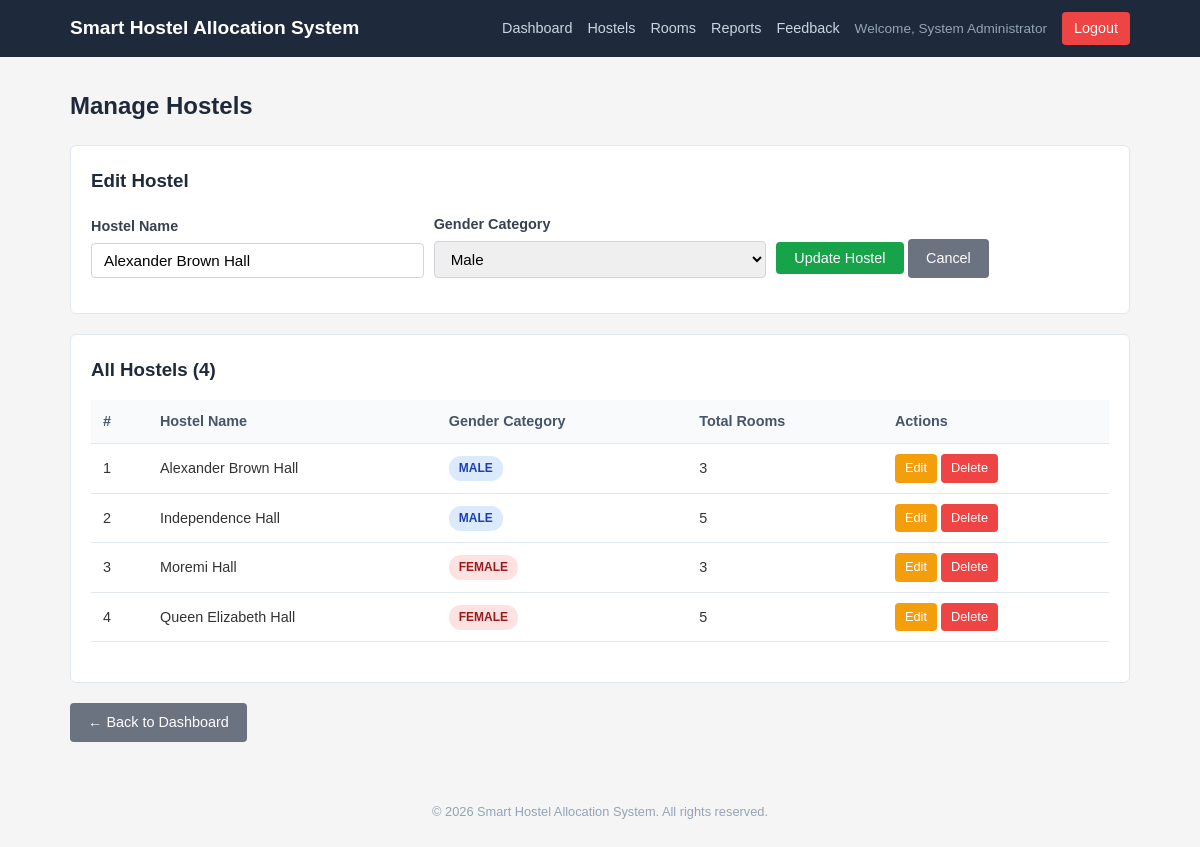
/old_php_version/admin/manage_hostels.php?edit=3 (signed in), run on the app's committed database.
### tables this page shows
CREATE TABLE IF NOT EXISTS hostels (
    hostel_id INT AUTO_INCREMENT PRIMARY KEY,
    hostel_name VARCHAR(100) NOT NULL,
    gender_category ENUM('Male', 'Female') NOT NULL,
    total_rooms INT NOT NULL DEFAULT 0,
    created_at DATETIME DEFAULT CURRENT_TIMESTAMP
);

### old_php_version/includes/functions.php (called while the page is built, shortened)
<?php
require_once __DIR__ . '/config.php';
function getAllHostels() {
    global $conn;
    $query = "SELECT * FROM hostels ORDER BY hostel_name ASC";
    $result = mysqli_query($conn, $query);
    $hostels = [];
    while ($row = mysqli_fetch_assoc($result)) {
        $hostels[] = $row;
    }
    return $hostels;
}
function getHostelById($hostelId) {
    global $conn;
    $hostelId = (int)$hostelId;
    $query = "SELECT * FROM hostels WHERE hostel_id = $hostelId LIMIT 1";
    $result = mysqli_query($conn, $query);
    return ($result && mysqli_num_rows($result) === 1) ? mysqli_fetch_assoc($result) : null;
}
function sanitize($str) {
    return htmlspecialchars($str, ENT_QUOTES, 'UTF-8');
}

### old_php_version/admin/manage_hostels.php (the view, shortened to what this page needs)
<?php
require_once __DIR__ . '/../includes/auth.php';
require_once __DIR__ . '/../includes/functions.php';
$editHostel = null;
if (isset($_GET['edit'])) {
    $editHostel = getHostelById((int)$_GET['edit']);
}
$hostels = getAllHostels();
include __DIR__ . '/../includes/header.php';
?>
<h1 class="page-title">Manage Hostels</h1>
<div class="card">
    <h3><?php echo $editHostel ? 'Edit Hostel' : 'Add New Hostel'; ?></h3>
    <form method="POST" action="" class="form-inline">
        <div class="form-group">
            <label for="hostel_name">Hostel Name</label>
            <input type="text" id="hostel_name" name="hostel_name" required
                   value="<?php echo $editHostel ? sanitize($editHostel['hostel_name']) : ''; ?>"
                   placeholder="e.g., Independence Hall">
        </div>
        <div class="form-group">
            <label for="gender_category">Gender Category</label>
            <select id="gender_category" name="gender_category" required>
                <option value="Male" <?php echo ($editHostel && $editHostel['gender_category'] === 'Male') ? 'selected' : ''; ?>>Male</option>
            </select>
        </div>
        <div class="form-group">
            <label>&nbsp;</label>
            <?php if ($editHostel): ?>
                <button type="submit" name="edit_hostel" class="btn btn-success">Update Hostel</button>
                <a href="<?php echo BASE_URL; ?>/admin/manage_hostels.php" class="btn btn-secondary">Cancel</a>
            <?php else: ?>
                <button type="submit" name="add_hostel" class="btn btn-primary">Add Hostel</button>
            <?php endif; ?>
        </div>
    </form>
</div>
<div class="card">
    <h3>All Hostels (<?php echo count($hostels); ?>)</h3>
    <?php if (empty($hostels)): ?>
        <p>No hostels have been added yet.</p>
    <?php else: ?>
        <div class="table-wrapper">
            <table>
                <thead>
                    <tr>
                        <th>#</th>
                        <th>Hostel Name</th>
                        <th>Gender Category</th>
                        <th>Total Rooms</th>
                        <th>Actions</th>
                    </tr>
                </thead>
                <tbody>
                    <?php foreach ($hostels as $index => $hostel): ?>
                        <tr>
                            <td><?php echo $index + 1; ?></td>
                            <td><?php echo sanitize($hostel['hostel_name']); ?></td>
                            <td><span class="badge <?php echo $hostel['gender_category'] === 'Male' ? 'badge-blue' : 'badge-red'; ?>"><?php echo $hostel['gender_category']; ?></span></td>
                            <td><?php echo $hostel['total_rooms']; ?></td>
                            <td>
                                <a href="?edit=<?php echo $hostel['hostel_id']; ?>" class="btn btn-warning btn-sm">Edit</a>
                                <a href="?delete=<?php echo $hostel['hostel_id']; ?>" class="btn btn-danger btn-sm"
                                   onclick="return confirmDelete('hostel')">Delete</a>
                            </td>
                        </tr>
                    <?php endforeach; ?>
                </tbody>
            </table>
        </div>
    <?php endif; ?>
</div>
<p style="margin-top: 15px;">
    <a href="<?php echo BASE_URL; ?>/admin/dashboard.php" class="btn btn-secondary">← Back to Dashboard</a>
</p>
<footer>
    <p>&copy; <?php echo date('Y'); ?> <?php echo APP_NAME; ?>. All rights reserved.</p>
</footer>
</body>
</html>

### frontend/assets/css/style.css (style rules this page uses)
*, *::before, *::after { margin: 0; padding: 0; box-sizing: border-box; }
body { font-family: Arial, Helvetica, sans-serif; line-height: 1.6; color: #333; background-color: #f5f5f5; }
a { color: #2563eb; text-decoration: none; }
.page-title { font-size: 1.5rem; margin-bottom: 20px; color: #1e293b; }
.card { background: #fff; border: 1px solid #e2e8f0; border-radius: 6px; padding: 20px; margin-bottom: 20px; }
.card h2, .card h3 { margin-bottom: 15px; color: #1e293b; }
.form-group { margin-bottom: 15px; }
.form-group label { display: block; margin-bottom: 5px; font-weight: bold; font-size: 0.9rem; color: #374151; }
.form-group input, .form-group select, .form-group textarea { width: 100%; padding: 8px 12px; border: 1px solid #d1d5db; border-radius: 4px; font-size: 0.95rem; font-family: inherit; }
.form-inline { display: flex; gap: 10px; align-items: flex-end; flex-wrap: wrap; }
.form-inline .form-group { flex: 1; min-width: 150px; }
.btn { display: inline-block; padding: 8px 18px; border: none; border-radius: 4px; font-size: 0.9rem; cursor: pointer; text-decoration: none; text-align: center; transition: background 0.2s; }
.btn-success { background: #16a34a; color: #fff; }
.btn-danger { background: #ef4444; color: #fff; }
.btn-warning { background: #f59e0b; color: #fff; }
.btn-secondary { background: #6b7280; color: #fff; }
.btn-sm { padding: 4px 10px; font-size: 0.8rem; }
.table-wrapper { overflow-x: auto; }
table { width: 100%; border-collapse: collapse; margin-bottom: 20px; background: #fff; }
table th, table td { padding: 10px 12px; text-align: left; border-bottom: 1px solid #e2e8f0; font-size: 0.9rem; }
table th { background: #f8fafc; font-weight: bold; color: #475569; }
.badge { display: inline-block; padding: 3px 10px; border-radius: 12px; font-size: 0.75rem; font-weight: bold; text-transform: uppercase; }
.badge-red { background: #fee2e2; color: #991b1b; }
.badge-blue { background: #dbeafe; color: #1e40af; }
footer { text-align: center; padding: 20px; color: #94a3b8; font-size: 0.8rem; margin-top: 40px; }

### data on the page
hostels: hostel_name "Alexander Brown Hall", gender_category "Male", gender_category "MALE", total_rooms "3"
hostels: hostel_name "Independence Hall", gender_category "MALE", total_rooms "5"
hostels: hostel_name "Moremi Hall", gender_category "FEMALE", total_rooms "3"
hostels: hostel_name "Queen Elizabeth Hall", gender_category "FEMALE", total_rooms "5"

### other printed values
APP_NAME "Smart Hostel Allocation System"
getCurrentUserName() "System Administrator"
count($hostels) "4"
